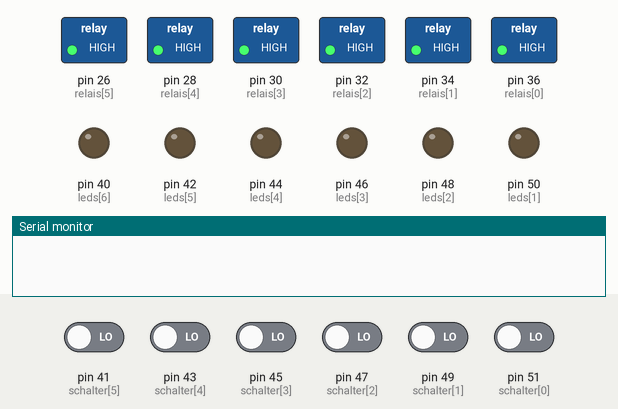
This sketch was run on a simulated Arduino Mega 2560, built with avr-gcc and run on an emulated ATmega2560. Shown: switched loads named in the sketch (green lamp = pin HIGH), output pins drawn as LEDs (lit = HIGH), the last lines printed to the serial monitor. Inputs (shaded band) come from the test bench; at power-on: pin 41 (schalter[5]), pin 43 (schalter[4]), pin 45 (schalter[3]), pin 47 (schalter[2]), pin 49 (schalter[1]), pin 51 (schalter[0]) LOW.

Above: at 1.2 s.
1.3 s: pin 41 (schalter[5]) driven HIGH
At 2.5 s:
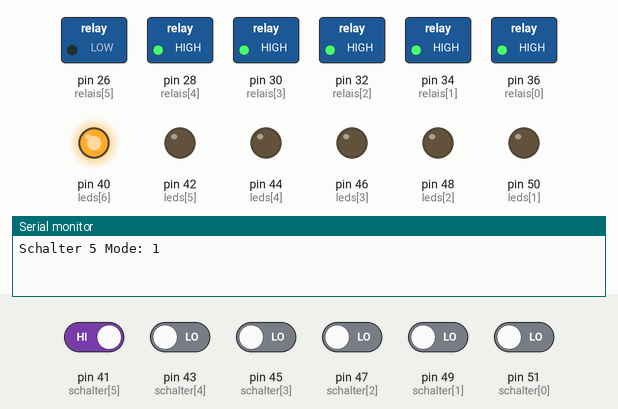
2.8 s: pin 43 (schalter[4]) driven HIGH
At 3.8 s:
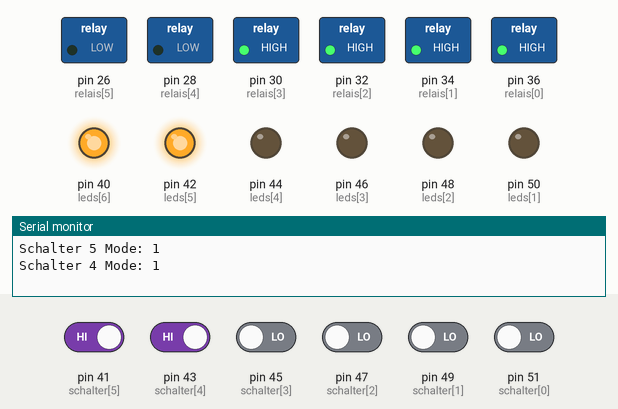
4.3 s: pin 45 (schalter[3]) driven HIGH
At 5.1 s:
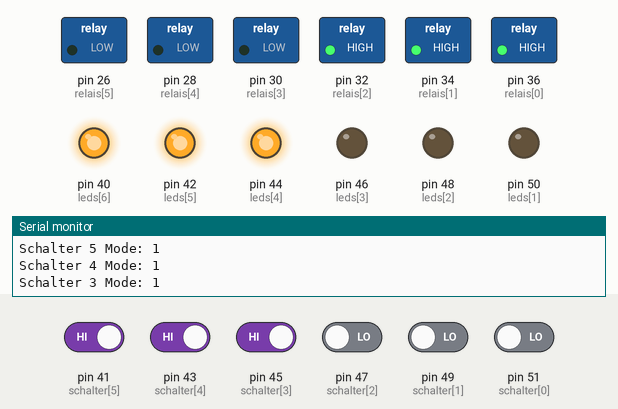
5.8 s: pin 47 (schalter[2]) driven HIGH
At 6.2 s:
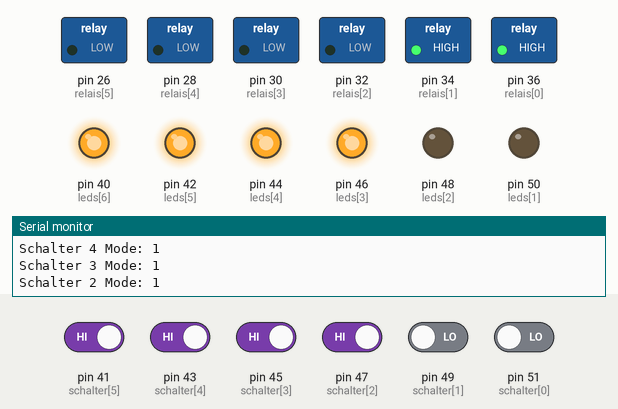
7.3 s: pin 49 (schalter[1]) driven HIGH
At 8.5 s:
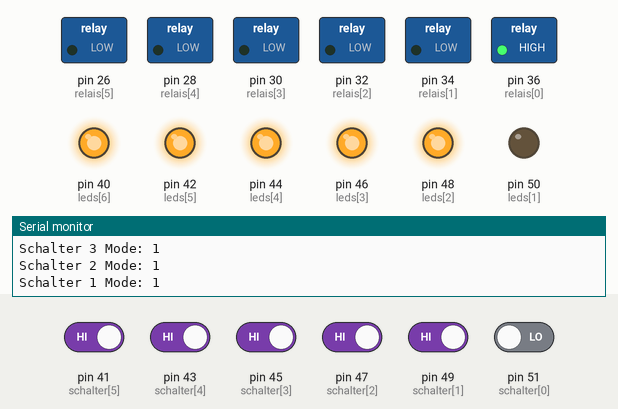
8.8 s: pin 51 (schalter[0]) driven HIGH
At 9.9 s:
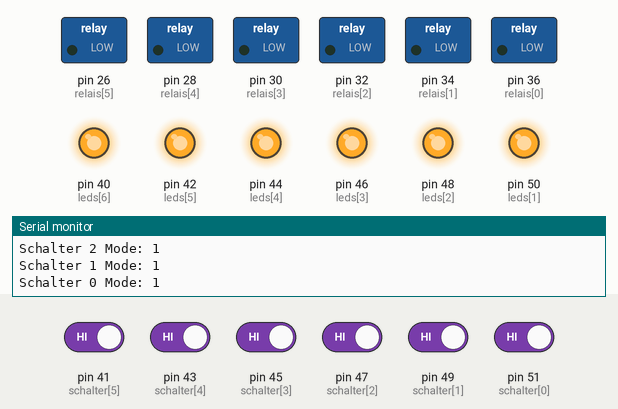
Timing chart, 0 to 11.3 s (numbered marks = the images above; inputs shaded):
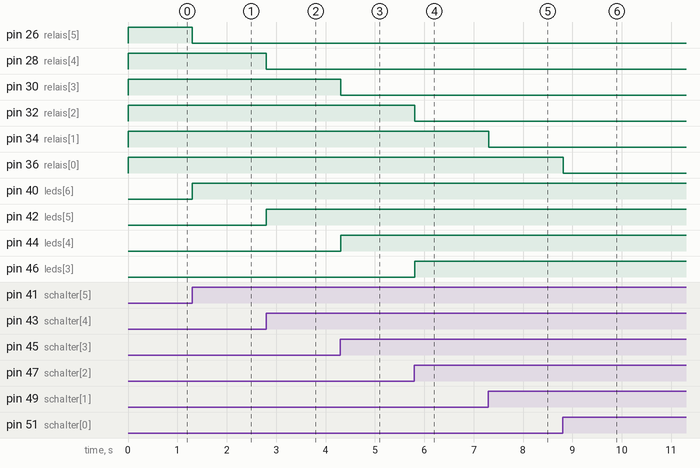

Measured:
- after the input at 1.3 s, pin 26 (relais[5]): HIGH → LOW at once; pin 40 (leds[6]): LOW → HIGH at once
- after the input at 2.8 s, pin 28 (relais[4]): HIGH → LOW at once; pin 42 (leds[5]): LOW → HIGH at once
- after the input at 4.3 s, pin 30 (relais[3]): HIGH → LOW at once; pin 44 (leds[4]): LOW → HIGH at once
- after the input at 5.8 s, pin 32 (relais[2]): HIGH → LOW at once; pin 46 (leds[3]): LOW → HIGH at once
- after the input at 7.3 s, pin 34 (relais[1]): HIGH → LOW at once; pin 48 (leds[2]): LOW → HIGH at once
- after the input at 8.8 s, pin 36 (relais[0]): HIGH → LOW at once; pin 50 (leds[1]): LOW → HIGH at once

The sketch:

UnitTestRelais.ino
```cpp
int schalter[] = { 51, 49, 47, 45, 43, 41 };
int leds[]     = { 50, 48, 46, 44, 42, 40 };
int relais[]   = { 36, 34, 32, 30, 28, 26 };
int state[]    = { 1, 1, 1, 1, 1, 1 };
int mode = 0;
int strom;

void setup() {
 Serial.begin(9600);
 for (int i = 0; i < 6; i++) {
  pinMode(schalter[i], INPUT);
  pinMode(leds[i], OUTPUT);
  pinMode(relais[i], OUTPUT);
  mode = digitalRead(schalter[i]);
  state[i] = mode;
  strom = mode == 1 ? 0 : 1;
  digitalWrite(leds[i], mode);
  digitalWrite(relais[i], strom);
 }
}

void loop() {
  for (int i = 0; i < 6; i++) {
    mode = digitalRead(schalter[i]);
    if(mode != state[i]) {
      strom = mode == 1 ? 0 : 1;
      digitalWrite(leds[i], mode);
      digitalWrite(relais[i], strom);
      pr(i, mode);
      state[i] = mode;
    }
  }
  delay(50);
}

void pr(int id, int mode) {
 Serial.print("Schalter ");
 Serial.print(id);
 Serial.print(" Mode: ");
 Serial.print(mode);
 Serial.println();
}
```
